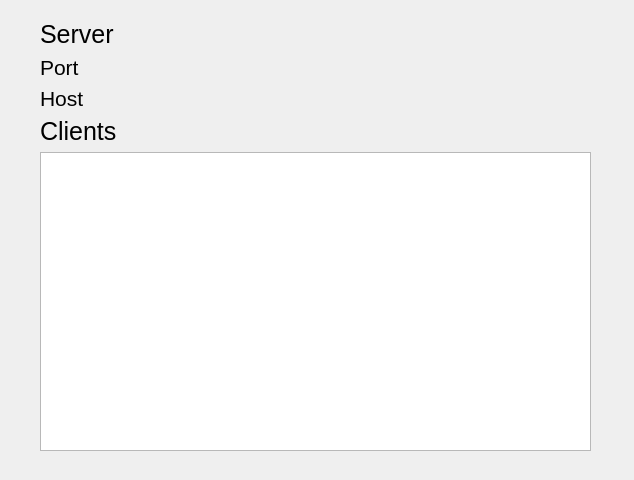
<?xml version="1.0" encoding="UTF-8"?>
<ui version="4.0">
 <class>Dialog</class>
 <widget class="QWidget" name="Dialog">
  <property name="geometry">
   <rect>
    <x>0</x>
    <y>0</y>
    <width>634</width>
    <height>480</height>
   </rect>
  </property>
  <property name="windowTitle">
   <string>Form</string>
  </property>
  <widget class="QWidget" name="verticalLayoutWidget_2">
   <property name="geometry">
    <rect>
     <x>40</x>
     <y>20</y>
     <width>551</width>
     <height>431</height>
    </rect>
   </property>
   <layout class="QVBoxLayout" name="verticalLayout_2">
    <property name="sizeConstraint">
     <enum>QLayout::SetMaximumSize</enum>
    </property>
    <item>
     <widget class="QLabel" name="label">
      <property name="font">
       <font>
        <pointsize>19</pointsize>
       </font>
      </property>
      <property name="text">
       <string>Server</string>
      </property>
     </widget>
    </item>
    <item>
     <layout class="QHBoxLayout" name="horizontalLayout_2">
      <item>
       <widget class="QLabel" name="label_4">
        <property name="font">
         <font>
          <pointsize>16</pointsize>
         </font>
        </property>
        <property name="text">
         <string>Port</string>
        </property>
       </widget>
      </item>
      <item>
       <widget class="QLabel" name="portValue">
        <property name="font">
         <font>
          <pointsize>15</pointsize>
         </font>
        </property>
        <property name="text">
         <string/>
        </property>
       </widget>
      </item>
     </layout>
    </item>
    <item>
     <layout class="QHBoxLayout" name="horizontalLayout">
      <item>
       <widget class="QLabel" name="label_2">
        <property name="font">
         <font>
          <pointsize>16</pointsize>
         </font>
        </property>
        <property name="text">
         <string>Host</string>
        </property>
       </widget>
      </item>
      <item>
       <widget class="QLabel" name="hostValue">
        <property name="font">
         <font>
          <pointsize>15</pointsize>
         </font>
        </property>
        <property name="text">
         <string/>
        </property>
       </widget>
      </item>
     </layout>
    </item>
    <item>
     <layout class="QHBoxLayout" name="horizontalLayout_3">
      <item>
       <layout class="QVBoxLayout" name="verticalLayout_3">
        <item>
         <widget class="QLabel" name="label_7">
          <property name="font">
           <font>
            <pointsize>19</pointsize>
           </font>
          </property>
          <property name="text">
           <string>Clients</string>
          </property>
         </widget>
        </item>
        <item>
         <widget class="QTableView" name="tableView"/>
        </item>
       </layout>
      </item>
     </layout>
    </item>
   </layout>
  </widget>
 </widget>
 <resources/>
 <connections/>
</ui>
